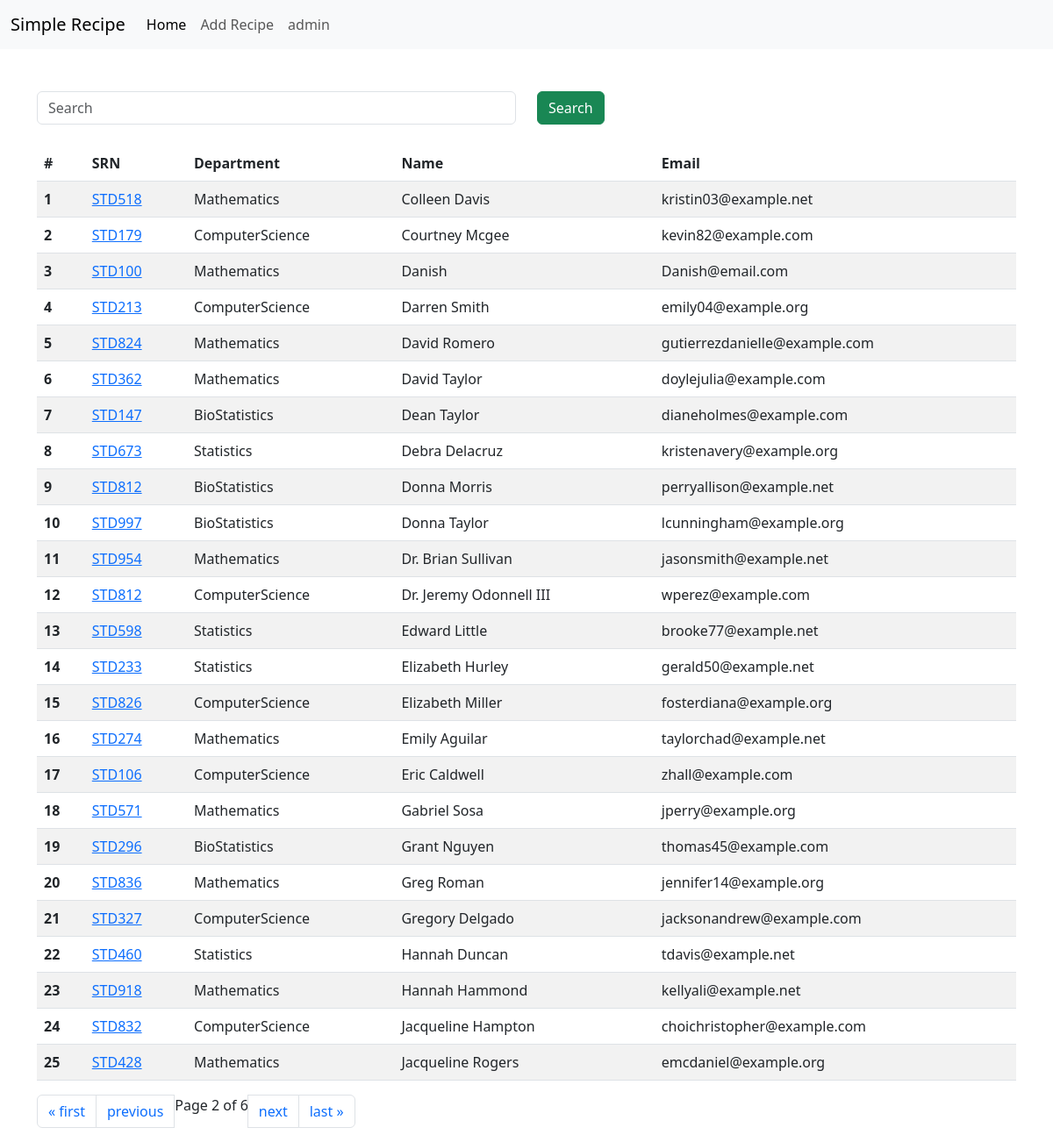
The app's page /student/?page=2 with its own data.
### student/models.py (models this page shows, shortened)
class Student(models.Model):
    srn = models.OneToOneField(StudentID, on_delete=models.CASCADE)
    dept_name = models.ForeignKey(Department, on_delete=models.CASCADE)
    name = models.CharField(max_length=30)
    email = models.EmailField(unique=True)
    age = models.IntegerField(default=18)
    address = models.TextField(blank=True, null=True)
    class Meta:
        ordering = ['name']

class StudentID(models.Model):
    srn = models.CharField(max_length=20)
    def __str__(self):
        return self.srn

class Department(models.Model):
    department = models.CharField(max_length=20)
    def __str__(self):
        return self.department
    class Meta:
        ordering = ['department']

### student/views.py (the view, shortened to what this page needs)
# urls.py: path('student/', include('student.urls')),
def student(request):
    student_obj = Student.objects.all()
    paginator = Paginator(student_obj, 25)  # Show 25 contacts per page.
    page_number = request.GET.get("page", 1)
    page_obj = paginator.get_page(page_number)
    context = {'students': page_obj}
    return render(request, 'student/student.html', context)

### templates/student/student.html
{% extends 'index.html' %}
{% block content %}
<div class="container mt-5">
  <form class="mb-4">
    <div class="row">
      <div class="col-md-6">
        <input type="text" name="search" class="form-control" placeholder="Search"/>
      </div>
      <div class="col-md-6">
        <button class="btn btn-success">Search</button>
      </div>
    </div>
  </form>
  <table class="table table-striped">
      <thead>
        <tr>
          <th scope="col">#</th>
          <th scope="col">SRN</th>
          <th scope="col">Department</th>
          <th scope="col">Name</th>
          <th scope="col">Email</th>
          </tr>
      </thead>
      <tbody>
          {% for student in students %}
        <tr>
          <th scope="row">{{forloop.counter}}</th>
          <td><a href="{% url 'marks' student.srn  %}">{{student.srn}}</a></td>
          <td>{{student.dept_name}}</td>
          <td>{{student.name}}</td>
          <td>{{student.email}}</td>
        </tr>
          {% endfor %}
      </tbody>
  </table>
  <nav aria-label="Page navigation example">
      <ul class="pagination">
      {% if students.has_previous %}
      <li class="page-item"><a class="page-link" href="?page=1">&laquo; first</a></li>
      <li class="page-item"><a class="page-link" href="?page={{ students.previous_page_number }}">previous</a></li>
      {% endif %}
      <li class="page-item">Page {{ students.number }} of {{ students.paginator.num_pages }}</li>
      {% if students.has_next %}
      <li class="page-item"><a class="page-link" href="?page={{ students.next_page_number }}">next</a></li>
      <li class="page-item"><a class="page-link" href="?page={{ students.paginator.num_pages }}">last &raquo;</a></li>
      {% endif %}
      </ul>
  </nav>
</div>
{% endblock content%}

### records on screen
Student: srn "STD518", dept_name "Mathematics", name "Colleen Davis", email "kristin03@example.net"
Student: srn "STD179", dept_name "ComputerScience", name "Courtney Mcgee", email "kevin82@example.com"
Student: srn "STD100", dept_name "Mathematics", name "Danish", email "Danish@email.com"
Student: srn "STD213", dept_name "ComputerScience", name "Darren Smith", email "emily04@example.org"
Student: srn "STD824", dept_name "Mathematics", name "David Romero", email "gutierrezdanielle@example.com"
Student: srn "STD362", dept_name "Mathematics", name "David Taylor", email "doylejulia@example.com"
Student: srn "STD147", dept_name "BioStatistics", name "Dean Taylor", email "dianeholmes@example.com"
Student: srn "STD673", dept_name "Statistics", name "Debra Delacruz", email "kristenavery@example.org"
Student: srn "STD812", dept_name "BioStatistics", name "Donna Morris", email "perryallison@example.net"
Student: srn "STD997", dept_name "BioStatistics", name "Donna Taylor", email "lcunningham@example.org"
Student: srn "STD954", dept_name "Mathematics", name "Dr. Brian Sullivan", email "jasonsmith@example.net"
Student: srn "STD812", dept_name "ComputerScience", name "Dr. Jeremy Odonnell III", email "wperez@example.com"
Student: srn "STD598", dept_name "Statistics", name "Edward Little", email "brooke77@example.net"
Student: srn "STD233", dept_name "Statistics", name "Elizabeth Hurley", email "gerald50@example.net"
Student: srn "STD826", dept_name "ComputerScience", name "Elizabeth Miller", email "fosterdiana@example.org"
Student: srn "STD274", dept_name "Mathematics", name "Emily Aguilar", email "taylorchad@example.net"
Student: srn "STD106", dept_name "ComputerScience", name "Eric Caldwell", email "zhall@example.com"
Student: srn "STD571", dept_name "Mathematics", name "Gabriel Sosa", email "jperry@example.org"
Student: srn "STD296", dept_name "BioStatistics", name "Grant Nguyen", email "thomas45@example.com"
Student: srn "STD836", dept_name "Mathematics", name "Greg Roman", email "jennifer14@example.org"
Student: srn "STD327", dept_name "ComputerScience", name "Gregory Delgado", email "jacksonandrew@example.com"
Student: srn "STD460", dept_name "Statistics", name "Hannah Duncan", email "tdavis@example.net"
Student: srn "STD918", dept_name "Mathematics", name "Hannah Hammond", email "kellyali@example.net"
Student: srn "STD832", dept_name "ComputerScience", name "Jacqueline Hampton", email "choichristopher@example.com"
Student: srn "STD428", dept_name "Mathematics", name "Jacqueline Rogers", email "emcdaniel@example.org"

### other values on screen
{{ students.number }} "2"
{{ students.paginator.num_pages }} "6"
